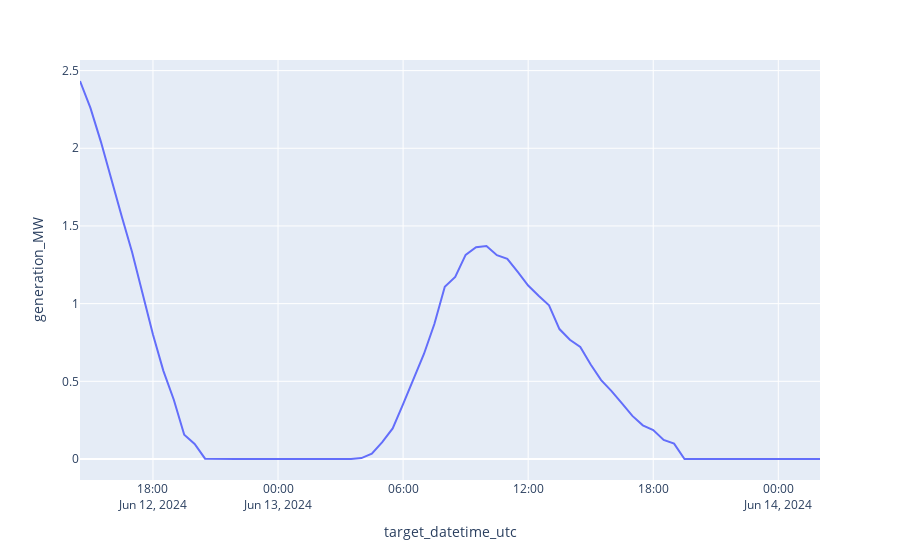

Write notebook code for a chart like this one.
### Code cell
px.line(df_example_national, x='target_datetime_utc', y='generation_MW')
